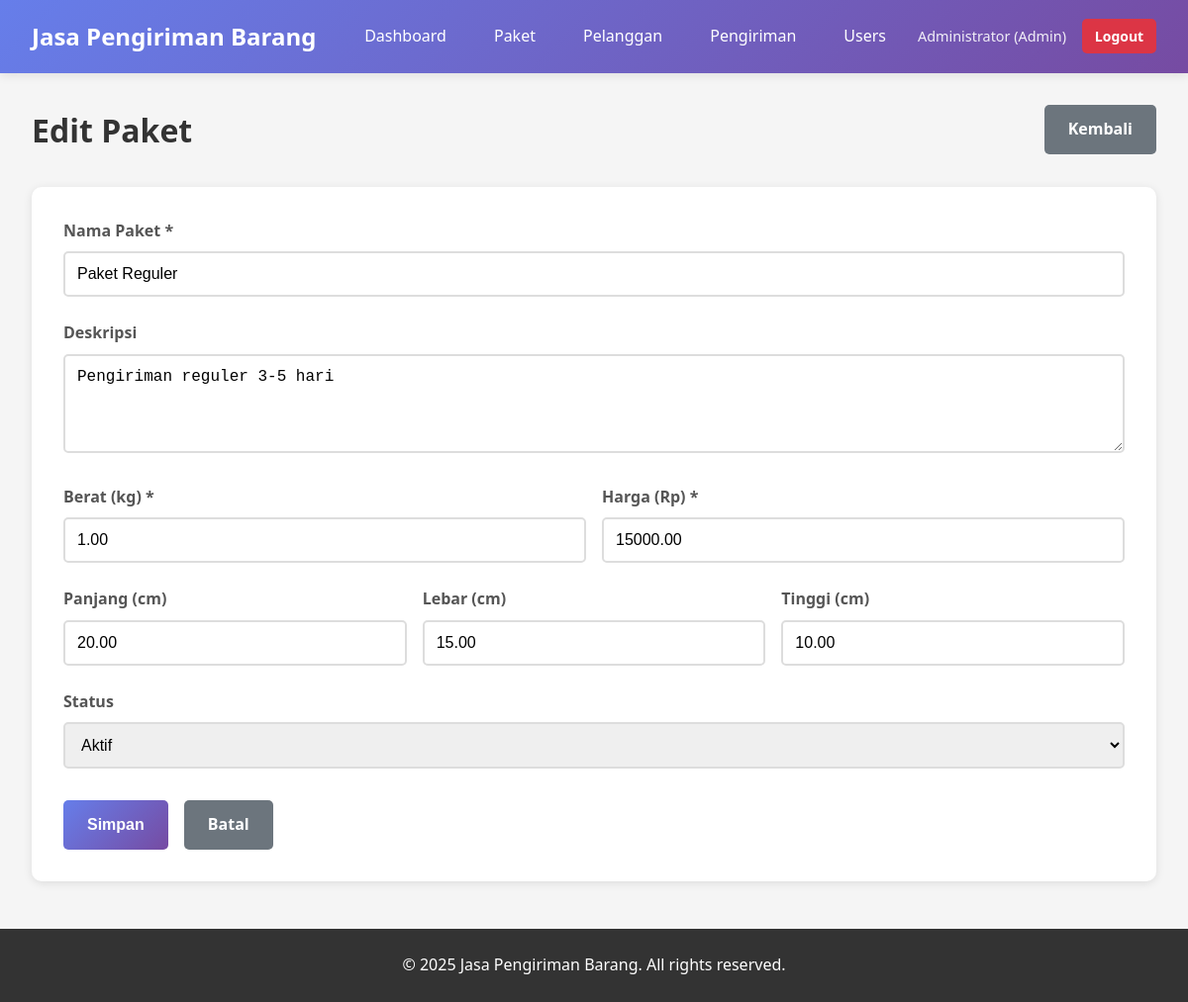
/packages/edit.php?id=1 (signed in), run on the app's committed database.
### tables this page shows
CREATE TABLE IF NOT EXISTS packages (
    id INT PRIMARY KEY AUTO_INCREMENT,
    name VARCHAR(100) NOT NULL,
    description TEXT,
    weight DECIMAL(10,2) NOT NULL,
    length DECIMAL(10,2),
    width DECIMAL(10,2),
    height DECIMAL(10,2),
    price DECIMAL(10,2) NOT NULL,
    status ENUM('active', 'inactive') DEFAULT 'active',
    created_at TIMESTAMP DEFAULT CURRENT_TIMESTAMP,
    updated_at TIMESTAMP DEFAULT CURRENT_TIMESTAMP ON UPDATE CURRENT_TIMESTAMP
);

### packages/edit.php (the view, shortened to what this page needs)
<?php
$id = $_GET['id'] ?? 0;
$conn = getDBConnection();
$stmt = $conn->prepare("SELECT * FROM packages WHERE id = ?");
$stmt->bind_param("i", $id);
$stmt->execute();
$result = $stmt->get_result();
$package = $result->fetch_assoc();
?>
<!DOCTYPE html>
<html lang="id">
<head>
    <link rel="stylesheet" href="../assets/css/style.css">
</head>
<body>
    <?php include '../includes/header.php'; ?>
    <div class="container">
        <div class="page-header">
            <h1>Edit Paket</h1>
            <a href="index.php" class="btn btn-secondary">Kembali</a>
        </div>
        <form method="POST" class="form">
            <div class="form-group">
                <label for="name">Nama Paket *</label>
                <input type="text" id="name" name="name" value="<?php echo htmlspecialchars($package['name']); ?>" required>
            </div>
            <div class="form-group">
                <label for="description">Deskripsi</label>
                <textarea id="description" name="description" rows="3"><?php echo htmlspecialchars($package['description'] ?? ''); ?></textarea>
            </div>
            <div class="form-row">
                <div class="form-group">
                    <label for="weight">Berat (kg) *</label>
                    <input type="number" id="weight" name="weight" step="0.01" min="0.01" value="<?php echo $package['weight']; ?>" required>
                </div>
                <div class="form-group">
                    <label for="price">Harga (Rp) *</label>
                    <input type="number" id="price" name="price" min="0" value="<?php echo $package['price']; ?>" required>
                </div>
            </div>
            <div class="form-row">
                <div class="form-group">
                    <label for="length">Panjang (cm)</label>
                    <input type="number" id="length" name="length" step="0.01" min="0" value="<?php echo $package['length'] ?? ''; ?>">
                </div>
                <div class="form-group">
                    <label for="width">Lebar (cm)</label>
                    <input type="number" id="width" name="width" step="0.01" min="0" value="<?php echo $package['width'] ?? ''; ?>">
                </div>
                <div class="form-group">
                    <label for="height">Tinggi (cm)</label>
                    <input type="number" id="height" name="height" step="0.01" min="0" value="<?php echo $package['height'] ?? ''; ?>">
                </div>
            </div>
            <div class="form-group">
                <label for="status">Status</label>
                <select id="status" name="status">
                    <option value="active" <?php echo $package['status'] === 'active' ? 'selected' : ''; ?>>Aktif</option>
                </select>
            </div>
            <div class="form-actions">
                <button type="submit" class="btn btn-primary">Simpan</button>
                <a href="index.php" class="btn btn-secondary">Batal</a>
            </div>
        </form>
    </div>
    <?php include '../includes/footer.php'; ?>
</body>
</html>

### assets/css/style.css (style rules this page uses)
* { margin: 0; padding: 0; box-sizing: border-box; }
body { font-family: 'Segoe UI', Tahoma, Geneva, Verdana, sans-serif; background-color: #f5f5f5; color: #333; line-height: 1.6; }
.container { max-width: 1200px; margin: 2rem auto; padding: 0 2rem; }
.form { background: white; padding: 2rem; border-radius: 10px; box-shadow: 0 2px 10px rgba(0,0,0,0.1); }
.form-group { margin-bottom: 1.5rem; }
.form-row { display: grid; grid-template-columns: repeat(auto-fit, minmax(200px, 1fr)); gap: 1rem; }
.form-group label { display: block; margin-bottom: 0.5rem; font-weight: 600; color: #555; }
.form-group input, .form-group textarea, .form-group select { width: 100%; padding: 0.75rem; border: 2px solid #ddd; border-radius: 5px; font-size: 1rem; transition: border-color 0.3s; }
.form-group textarea { resize: vertical; min-height: 100px; }
.form-actions { display: flex; gap: 1rem; margin-top: 2rem; }
.btn { display: inline-block; padding: 0.75rem 1.5rem; border: none; border-radius: 5px; font-size: 1rem; font-weight: 600; text-decoration: none; cursor: pointer; transition: all 0.3s; text-align: center; }
.btn-primary { background: linear-gradient(135deg, #667eea 0%, #764ba2 100%); color: white; }
.btn-secondary { background: #6c757d; color: white; }
.page-header { display: flex; justify-content: space-between; align-items: center; margin-bottom: 2rem; flex-wrap: wrap; gap: 1rem; }
.page-header h1 { color: #333; }

### data on the page
packages: name "Paket Reguler", description "Pengiriman reguler 3-5 hari", weight "1.00", price "15000.00", length "20.00", width "15.00", height "10.00", status "Aktif"

### other printed values
$_SESSION['full_name'] "Administrator"
$_SESSION['role'] "Admin"
